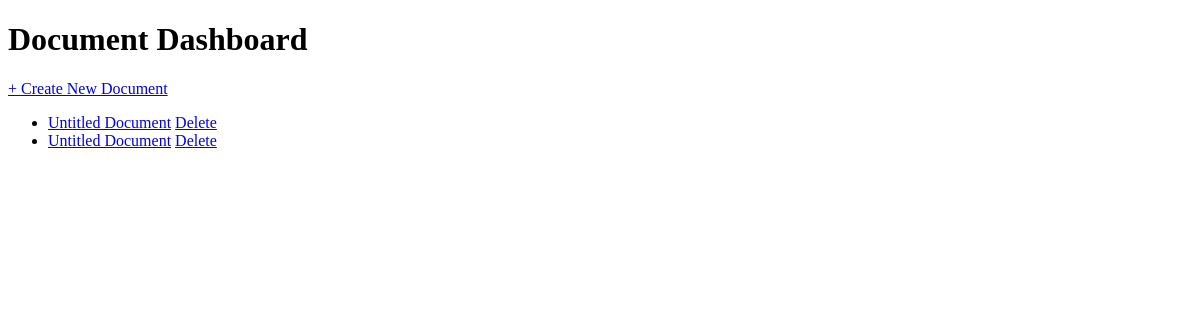
Before: /dashboard/ with the older database file.
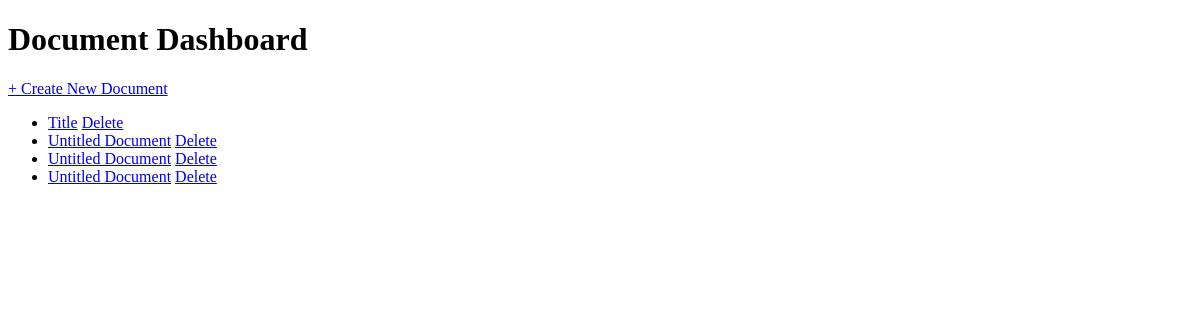
After: the same page with the newer database file.
### myapp/models.py (models this page shows, shortened)
class Document(models.Model):
    title = models.CharField(max_length=255, default="Untitled Document")
    content = models.TextField(blank=True, null=True)
    created_at = models.DateTimeField(auto_now_add=True)
    updated_at = models.DateTimeField(auto_now=True)

### myapp/views.py (the view)
# urls.py: path('dashboard/', views.dashboard, name='dashboard'), # Delete document view
def dashboard(request):
    documents = Document.objects.all()
    return render(request, 'dashboard.html', {'documents': documents})

### myapp/templates/dashboard.html (shortened to what this page needs)
<!DOCTYPE html>
<html lang="en">
<head>
</head>
<body>
    <h1>Document Dashboard</h1>
    <a href="{% url 'create_document' %}">+ Create New Document</a>
    <ul>
        {% for document in documents %}
            <li>
                <a href="{% url 'edit_document' document.id %}">{{ document.title }}</a>
                <a href="{% url 'delete_document' document.id %}">Delete</a>
            </li>
        {% endfor %}
    </ul>
</body>
</html>

Changed rows visible on the page:
added Document: title "Title"
added Document: title "Untitled Document"
